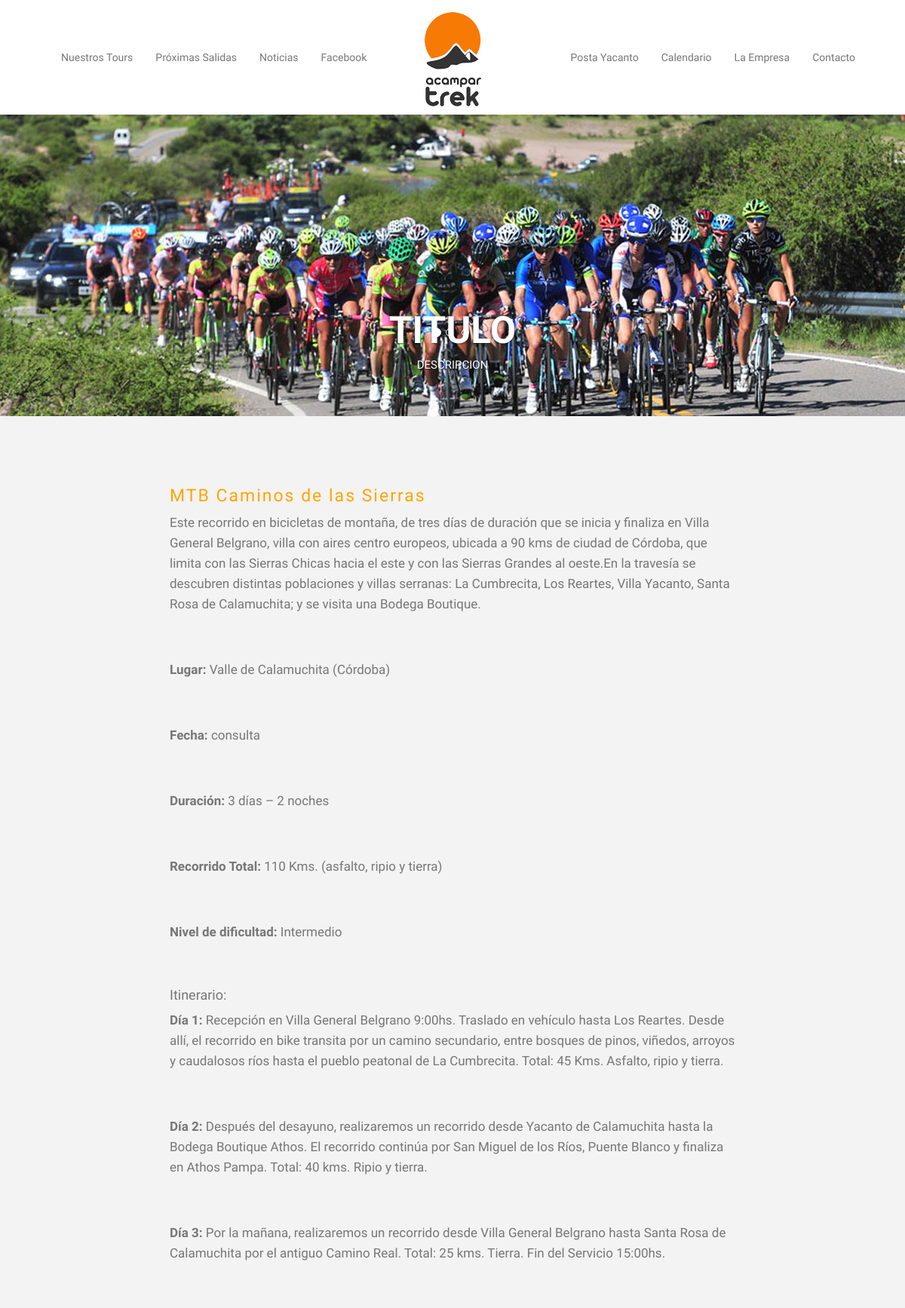
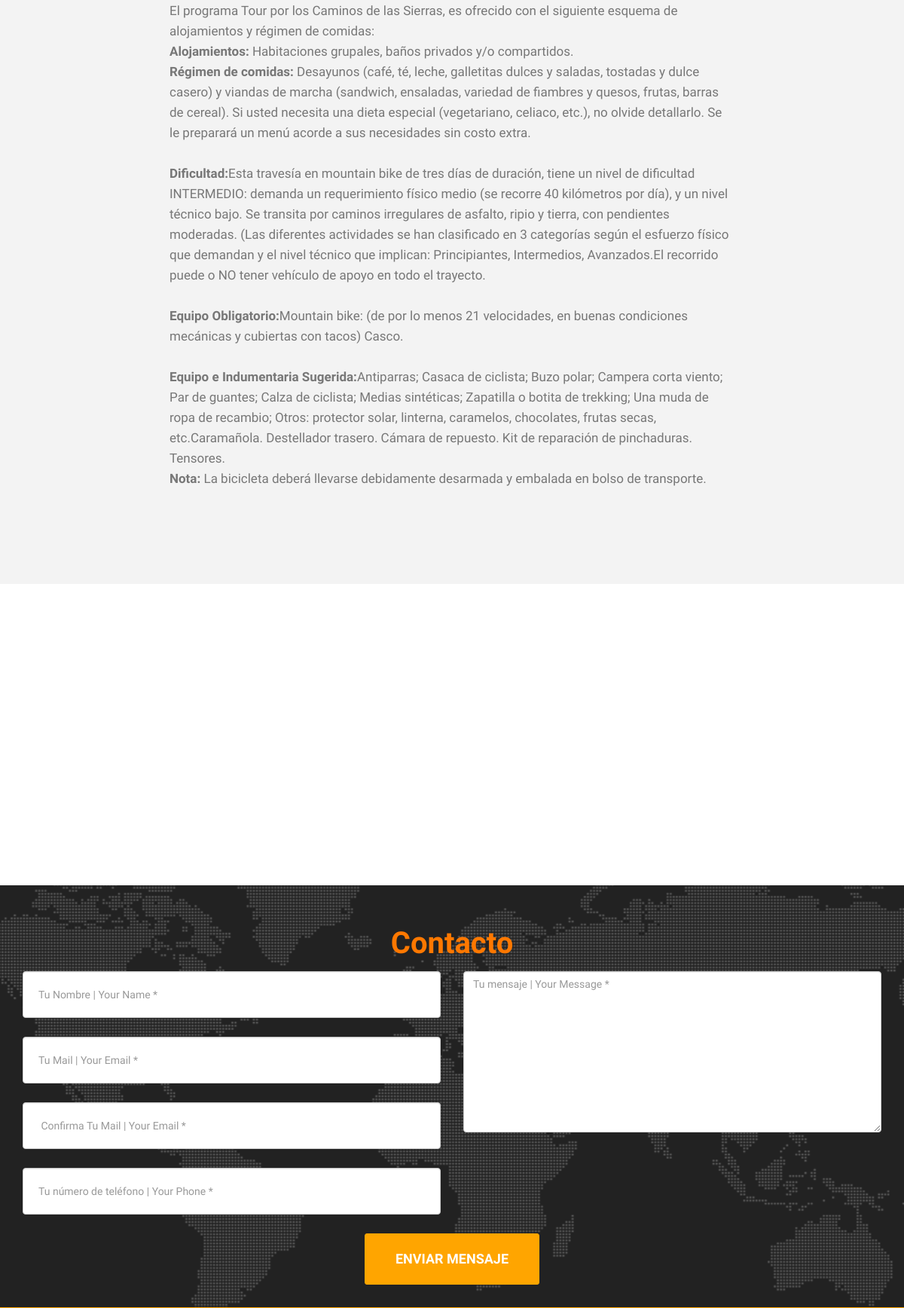
/tour.php?id=1 (upper part), run on the app's committed database (2 pictures, top to bottom).
### tables this page shows
CREATE TABLE IF NOT EXISTS `categorias` (
`id` int(11) NOT NULL,
  `nombre` varchar(64) NOT NULL,
  `foto` text NOT NULL,
  `descripcion_corta` text NOT NULL,
  `descripcion` text NOT NULL,
  `id_tour` int(11) NOT NULL,
  `cat_superior` int(11) NOT NULL,
  `lat` text NOT NULL,
  `long` text NOT NULL
);

### includes/functions.php (called while the page is built, shortened)
<?php
function getInfoCategoria($mysqli, $id_categoria) {
    $result = 'false';
    $error_msg = '';
    $categoria = array();
    $prep_stmt = "SELECT id, nombre, `foto`, `descripcion_corta`, `descripcion`, `id_tour`, `cat_superior`, `lat`, `long` FROM categorias WHERE id=?";
    $stmt = $mysqli->prepare($prep_stmt);
    if ($stmt) {
        $stmt->bind_param("i", $id_categoria);
        $stmt->execute();
        $stmt->store_result();
        $stmt->bind_result($id, $nombre, $foto, $descripcion_corta, $descripcion, $id_tour, $cat_superior, $lat, $long);
        $categoria = array("id"=>$id, "nombre"=>$nombre, "foto"=>$foto, "descripcion_corta"=>$descripcion_corta, "descripcion"=>$descripcion, "id_tour"=>$id_tour, "cat_superior"=>$cat_superior, "lat"=>$lat, "long"=>$long);
        $result = 'true';
    } else {
        $error_msg .= '* Error de base de datos.';
    }
    $retorno = array('result' => $result, 'categoria' => $categoria, 'mensaje' => $error_msg);
    return $retorno;
}

### tour.php (the view, shortened to what this page needs)
<?php
include_once 'includes/db_connect.php';
include_once 'includes/functions.php';
?>
<!DOCTYPE html>
<html lang="en" class="no-js">
<head>
    <link href="css/bootstrap.min.css" rel="stylesheet">
    <link href="css/style.css" rel="stylesheet">
    <link href="css/flexslider.css" rel="stylesheet" />
    <link href="font-awesome/css/font-awesome.min.css" rel="stylesheet" type="text/css">
</head>
<body>
    <header>
<nav class="navbar navbar-default" role="navigation">
    <a class="navbar-brand" href="index.php"><img src="img/logos/logo.png" class="img-responsive center-block" alt=""></a>
    <div class="collapse navbar-collapse" id="navbar-collapse-1">
      <ul class="nav navbar-nav navbar-left">
        <li>
            <a class="page-scroll" href="#tour">Nuestros Tours</a>
        </li>
        <li>
            <a class="page-scroll" href="#promociones">Próximas Salidas</a>
        </li>
        <li>
            <a class="page-scroll" href="#noticias">Noticias</a>
        </li>
        <li>
            <a class="page-scroll" href="#facebook">Facebook</a>
        </li>
    </ul>
    <ul class="nav navbar-nav navbar-right">
        <li>
            <a href="yacanto/index.html" target="_blanck" >Posta Yacanto</a>
        </li>
        <li>
            <a class="page-scroll" href="#calendario">Calendario</a>
        </li>
        <li>
            <a class="page-scroll" href="#empresa">La Empresa</a>
        </li>
        <li>
            <a class="page-scroll" href="#contacto">Contacto</a>
        </li>
    </ul>
    </div>
</nav>
</header>
<?php
$resultado = getInfoCategoria($mysqli, $_GET['id']);
if($resultado['result'] == 'true'){
    $datos = $resultado['categoria'];
}
?>
 <section id="carousel">
    <div id="carousel-example-generic" class="carousel slide" data-ride="carousel">
  <ol class="carousel-indicators">
    <li data-target="#carousel-example-generic" data-slide-to="0" class="active"></li>
    <li data-target="#carousel-example-generic" data-slide-to="1"></li>
    <li data-target="#carousel-example-generic" data-slide-to="2"></li>
  </ol>
  <div class="carousel-inner">
    <div class="item active">
      <img src="img/slider/slider1.jpg" alt="..." class="img-responsive">
      <div class="carousel-caption">
          <h3>Titulo</h3>
          <h4>Descripcion</h4>
      </div>
    </div>
  </div>
  </div>
</section>
<section id="empresa">
    <div class="container ">
        <div class="row ">
            <div class="article col-sm-8 col-sm-offset-2">
                <h2><?=$datos['nombre']?></h2>
                <p><?=$datos['descripcion']?></p>
            </div>
        </div>
    </div>
</section>
<figure class="map">
    <div style='overflow:hidden;height:400px;width:100%;'><div id='gmap_canvas' style='height:400px;width:100%;'></div>
    <style>#gmap_canvas img{max-width:none!important;background:none!important}</style></div>
</figure>
    <section id="contacto">
        <div class="container">
            <div class="row">
                <div class="col-lg-12 text-center">
                    <h2 class="section-heading">Contacto</h2>
                </div>
            </div>
            <div class="row">
                <div class="col-lg-12">
                    <form name="sentMessage" id="contactForm" novalidate>
                        <div class="row">
                            <div class="col-md-6">
                                <div class="form-group">
                                    <input type="text" class="form-control" placeholder="Tu Nombre | Your Name *" id="name" required data-validation-required-message="Please enter your name.">
                                </div>
                                <div class="form-group">
                                    <input type="email" class="form-control" placeholder="Tu Mail | Your Email *" id="email_cons" required data-validation-required-message="Please enter your email address.">
                                </div>
                                    <div class="form-group">
                                        <input type="email" class="form-control" placeholder=" Confirma Tu Mail | Your Email *" id="email_cons" required data-validation-required-message="Please enter your email address.">
                                    </div>
                                <div class="form-group">
                                    <input type="tel" class="form-control" placeholder="Tu número de teléfono | Your Phone *" id="phone_cons" required data-validation-required-message="Please enter your phone number.">
                                </div>
                            </div>
                            <div class="col-md-6">
                                <div class="form-group">
                                    <textarea class="form-control" placeholder="Tu mensaje | Your Message *" id="message" required data-validation-required-message="Please enter a message." rows="10"></textarea>
                                </div>
                            </div>
                            <div class="clearfix"></div>
                            <div class="col-lg-12 text-center">
                                <button type="button" class="btn btn-xl btn-submit-consulta">Enviar mensaje</button>
                            </div>
                        </div>
                    </form>
                </div>
            </div>
        </div>
    </section>
</body>
</html>

### css/style.css (style rules this page uses)
body { background: #fff; font-family: 'Product Sans', Arial, sans-serif; }
.navbar { margin-bottom: 0px; }
.navbar-default { background: #fff; border-color: transparent; border-radius: 0px; padding: 50px; }
.navbar-brand { position: absolute; width: 100%; left: 0; top: 0; text-align: center; margin: auto; }
section#empresa { position: relative; padding-top: 80px; padding-bottom: 80px; background-color: #F3F3F3; }
#carousel-example-generic { width: 100%; }
.carousel-inner .item img { width: 100%; height: auto; }
.carousel-caption h3 { font-size: 50px; font-weight: 900; text-transform: uppercase; color: #fff; }
.carousel-caption h4 { font-size: 15px; font-weight: 200; text-transform: uppercase; color: #fff; }
section h2.section-heading { font-size: 40px; margin-bottom: 15px; margin-top: 55px; font-weight: 700; color: #fe7800; }
section#contacto { background-color: #222; background-image: url(../img/map-image.png); background-position: center; background-repeat: no-repeat; padding-bottom: 30px; }
section#contacto .form-group { margin-bottom: 25px; }
section#contacto .form-group input, section#contact .form-group textarea { padding: 20px; }
section#contacto .form-group input.form-control { height: auto; }
.btn-xl { color: #fff; background-color: orange; border-color: orange; text-transform: uppercase; font-weight: 700; border-radius: 3px; font-size: 18px; padding: 20px 40px; }
.article { color: #777; font-size: 17px; line-height: 27px; text-align: left; position: relative; margin-top: -21px; top: 14px; }
.article h2 { color: orange; font-size: 23px; letter-spacing: 2px; text-align: left; }
.article p { margin: 0 0 60px 0; }
ol { counter-reset: li; list-style: none; *list-style: decimal; font: 20px 'trebuchet MS', 'lucida sans'; padding: 0; margin-bottom: 4em; text-shadow: 0 1px 0 rgba(255,255,255,.5); }

### css/flexslider.css (style rules this page uses)
.carousel li { margin-right: 5px; }

### data on the page
categorias: nombre "MTB Caminos de las Sierras", descripcion "Este recorrido en bicicletas de montaña, de tres días de duración que se inicia y finaliza en Villa General Belgrano, villa con aires centro europeos, ubicada a 90 kms de ciudad de Córdoba, que limita con las Sierras Chicas hacia el este y con las Sierras Grandes al oeste.En la travesía se descubren distintas poblaciones y villas serranas: La Cumbrecita, Los Reartes, Villa Yacanto, Santa Rosa de Calamuchita; y se visita una Bodega Boutique. Lugar: Valle de Calamuchita (Córdoba) Fecha: consulta Duración: 3 días – 2 noches Recorrido Total: 110 Kms. (asfalto, ripio y tierra) Nivel de dificultad: Intermedio Itinerario: Día 1: Recepción en Villa General Belgrano 9:00hs. Traslado en vehículo…"
